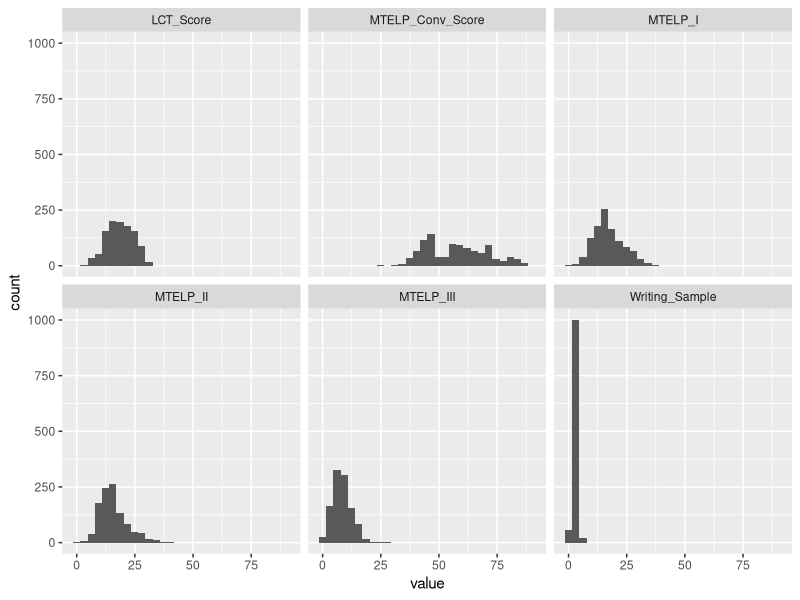
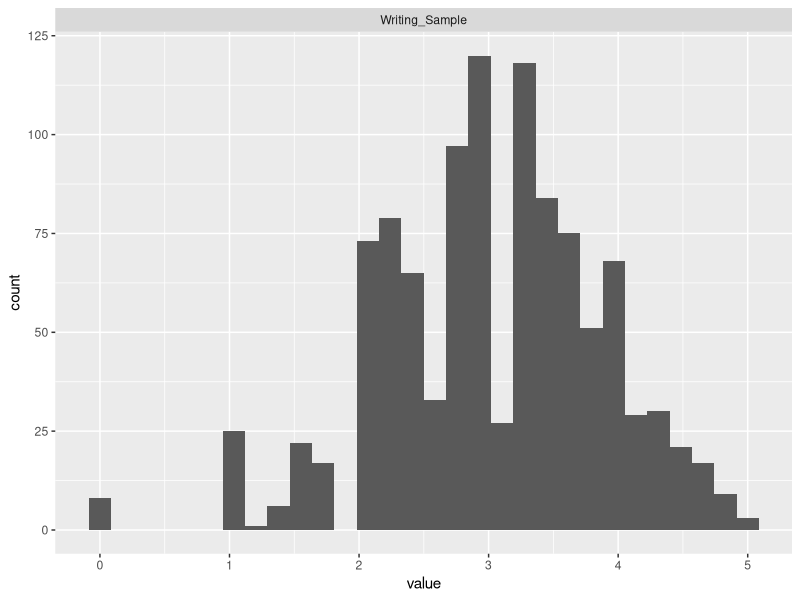
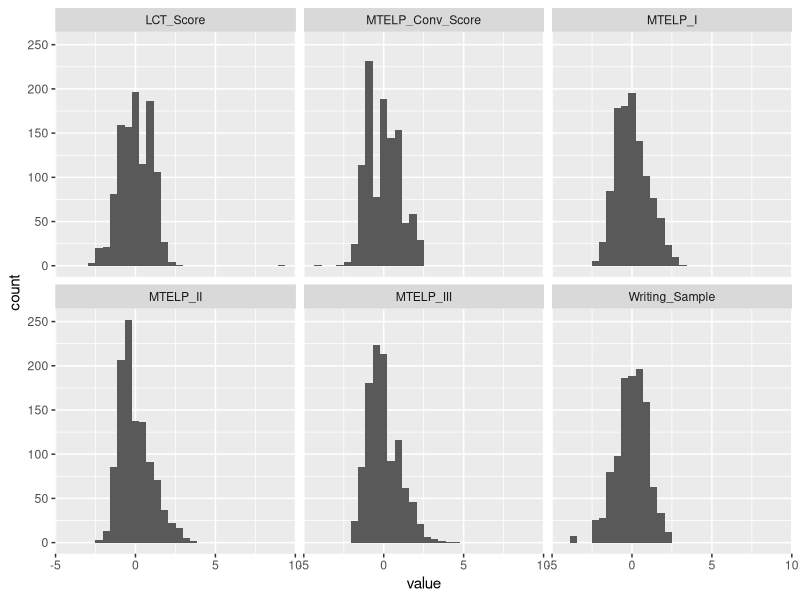
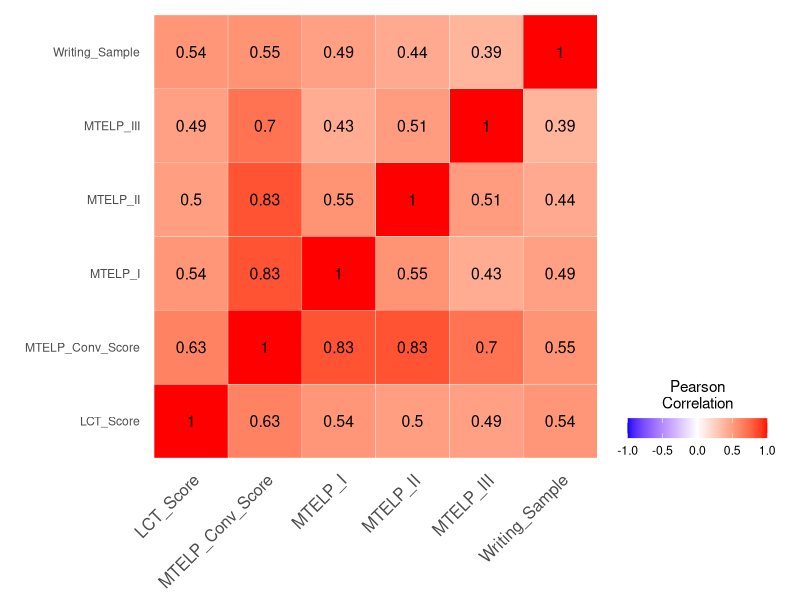
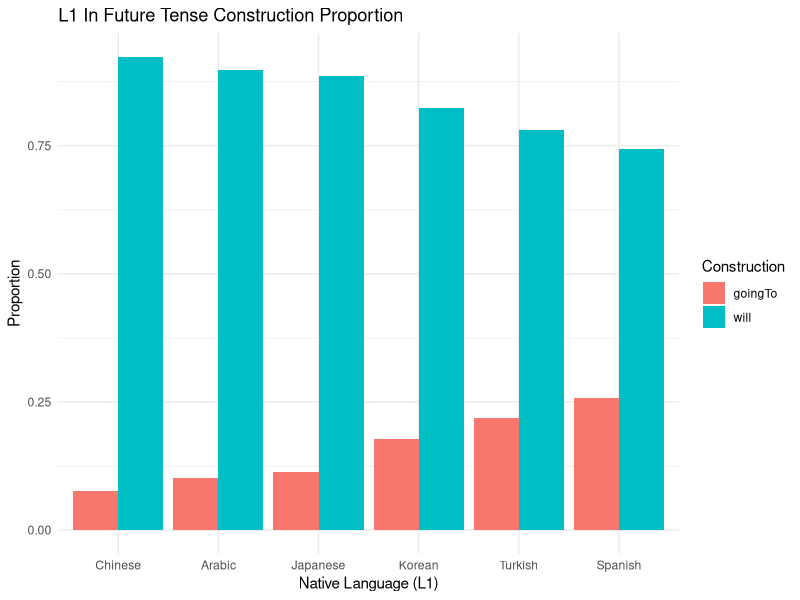

Reproduce these figures in R, in order.
## ---- chunk 1
#Import Packages
library(tidyverse)
## ---- chunk 2
construction_counts = as_tibble(read.csv('FINAL_DATA_countruction_counts_and_student_info_with_scores.csv'))
## ---- chunk 3
#Get proportions
construction_props = construction_counts %>% 
  mutate(prop_goingTo_construction = count_goingTo_construction/(count_will_construction+count_goingTo_construction), .after = anon_id) %>% 
  mutate(prop_will_construction = count_will_construction/(count_will_construction+count_goingTo_construction), .after = anon_id)

construction_props

## ---- chunk 4
#Raw Distributuion of Scores

construction_props %>% 
  select(LCT_Score, MTELP_I, MTELP_II, MTELP_III, MTELP_Conv_Score, Writing_Sample) %>% 
  pivot_longer(everything()) %>% 
  ggplot(aes(x = value)) +
  geom_histogram() +
  facet_wrap(~name)



construction_props %>% 
  select(Writing_Sample) %>% 
  pivot_longer(everything()) %>% 
  ggplot(aes(x = value)) +
  geom_histogram() +
  facet_wrap(~name)


## ---- chunk 5
#Correlation of Proficiency Scores:

scaled_construction_props = construction_props %>% 
  select(anon_id, prop_will_construction, prop_goingTo_construction, LCT_Score, MTELP_I, MTELP_II, MTELP_III, MTELP_Conv_Score, Writing_Sample) %>% 
  mutate(across(-c(anon_id,prop_will_construction, prop_goingTo_construction), ~ scale(.x))) 
  
  
scaled_construction_props
## ---- chunk 6
scaled_construction_props %>% 
  select(LCT_Score, MTELP_I, MTELP_II, MTELP_III, MTELP_Conv_Score, Writing_Sample) %>% 
  pivot_longer(everything()) %>% 
  ggplot(aes(x = value)) +
  geom_histogram() +
  facet_wrap(~name)
## ---- chunk 7
cm = cor(scaled_construction_props %>%  select(LCT_Score, MTELP_I, MTELP_II, MTELP_III, MTELP_Conv_Score, Writing_Sample))

as_tibble(cm) %>%
  mutate(score = rownames(cm)) %>%
  pivot_longer(!score) %>%
  mutate(value = round(value,2)) %>% 
  
  ggplot(aes(x = score, y = name, fill = value)) +
  
  geom_tile(color = "white") +
  scale_fill_gradient2(
    low = "blue",
    high = "red",
    mid = "white",
    midpoint = 0,
    limit = c(-1, 1),
    space = "Lab",
    name = "Pearson\nCorrelation"
  ) +
  theme_minimal() + # minimal theme
  theme(axis.text.x = element_text(
    angle = 45,
    vjust = 1,
    size = 12,
    hjust = 1
  )) +
  coord_fixed() +
  geom_text(aes(score, name, label = value),
            color = "black",
            size = 4) +
  theme(
    axis.title.x = element_blank(),
    axis.title.y = element_blank(),
    panel.grid.major = element_blank(),
    panel.border = element_blank(),
    panel.background = element_blank(),
    axis.ticks = element_blank(),
    legend.justification = c(1, 0),
    legend.direction = "horizontal"
  ) +
  guides(fill = guide_colorbar(
    barwidth = 7,
    barheight = 1,
    title.position = "top",
    title.hjust = 0.5
  ))


## ---- chunk 8
rownames(cm)
## ---- chunk 9
construction_props %>%
  #Get Only languages with at least 30 L1 speakers
  group_by(native_language) %>% 
  filter(n()>30) %>% 
  select(native_language, prop_will_construction, prop_goingTo_construction) %>% 
  
  summarise(across(everything(), .f = list(mean = mean), na.rm = TRUE)) %>% 
  pivot_longer(cols = starts_with('prop')) %>% 
  
  
  #Plotting
  mutate(name = str_split_i(name, "_",2)) %>% 
  arrange(desc(value)) %>% 
  mutate(Group = factor(native_language, levels = unique(native_language))) %>% 
  ggplot(aes(Group, value, fill = name))+
    geom_bar(stat = 'identity', position = 'dodge')+
    labs(title = "L1 In Future Tense Construction Proportion", x = "Native Language (L1)", y = "Proportion", fill = "Construction") +
    theme_minimal()
  
